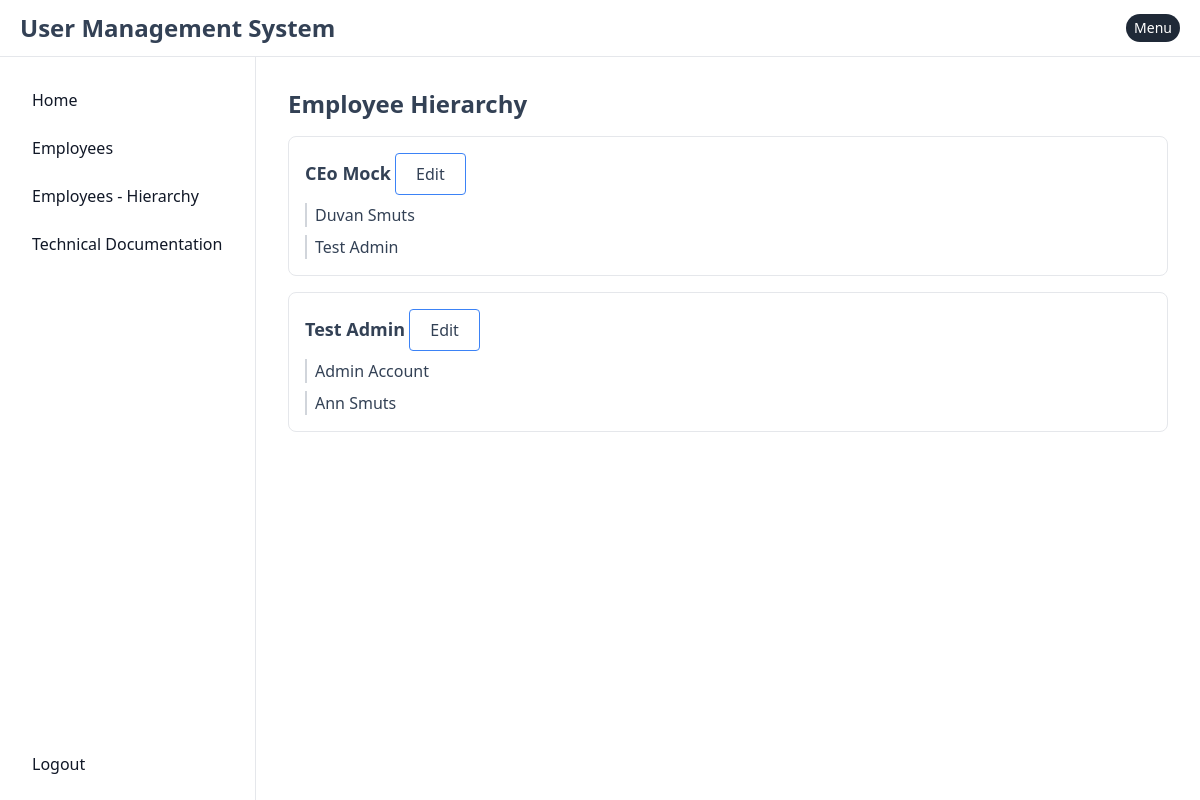
/user/user_hierarchy/ (signed in), run on an earlier commit of the app's database.
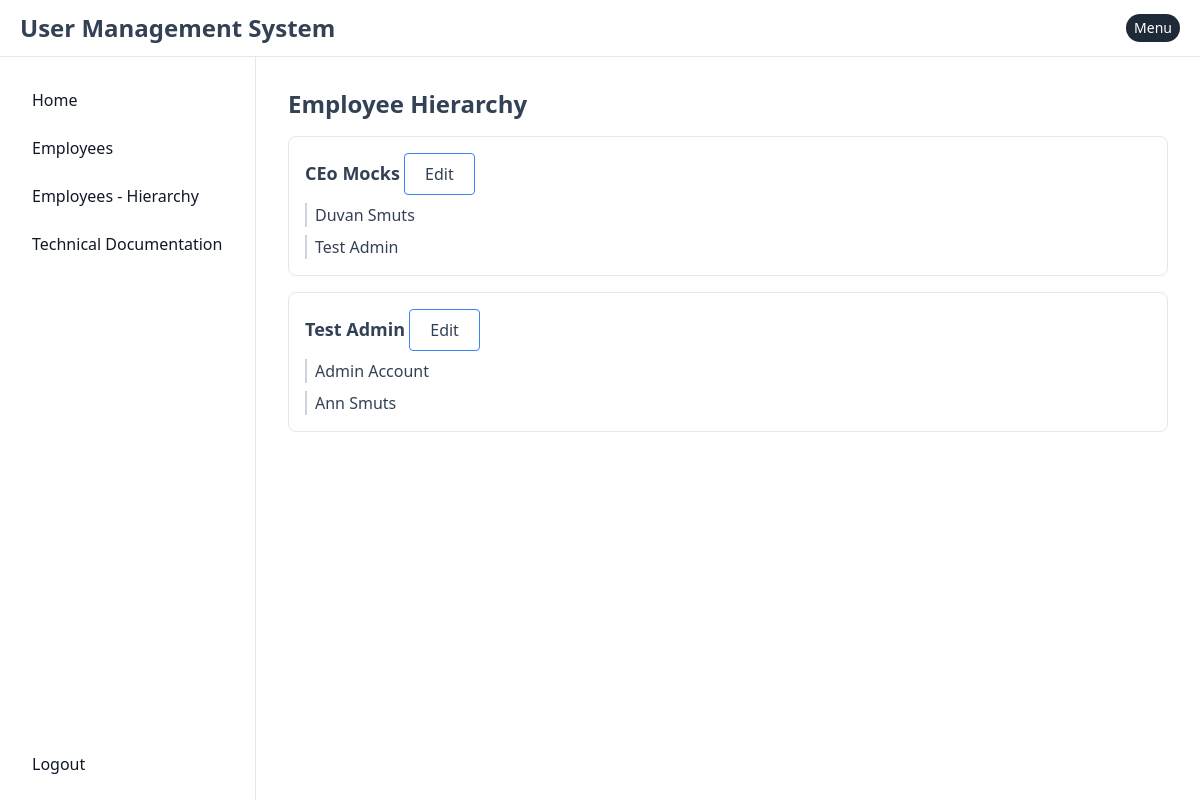
And on a later commit of the database.
### apps/admin/user/models.py (models this page shows, shortened)
class User(AuditFields, AbstractBaseUser, PermissionsMixin):
    reporting_line_manager = models.ForeignKey('self', on_delete=models.SET_NULL, null=True, blank=True, related_name='reports_to')
    email                  = models.EmailField(unique=True)
    first_name             = models.CharField(max_length=30, blank=True)
    last_name              = models.CharField(max_length=30, blank=True)
    contact_number         = models.CharField(max_length=30, blank=True)
    employee_number        = models.CharField(max_length=30, blank=True)
    hashed_email_gravatar  = models.CharField(max_length=250, blank=True)
    position               = models.IntegerField(choices=POSITION_CHOICES, blank=True, null=True)
    birth_date             = models.DateField(null=True, blank=True)
    is_active              = models.BooleanField(default=True)
    is_admin               = models.BooleanField(default=False)
    salary                 = models.DecimalField(verbose_name='Salary', default=0, max_digits=9, decimal_places=2)
    description            = models.TextField(max_length=300, blank=True, null=True)
    objects = UserManager()
    USERNAME_FIELD  = 'email'
    REQUIRED_FIELDS = []

### apps/system/user/hierarchy/views.py (the view)
# urls.py: path('user_hierarchy/',             UserHierarchyView.as_view(), name='user_hierarchy'),
class UserHierarchyView(LoginRequiredMixin, View):
    def get(self, *args, **kwargs):
        hierarchy_dict = {}
        users = User.objects.all().order_by('id')
        if users:
            hierarchy_dict = process_lib.create_user_hierarchy_dict(users)
        return render(
            self.request,
            template_name = 'system/user/hierarchy/user_hierarchy.html',
            context = {
                'users'          : users,
                'hierarchy_dict' : hierarchy_dict,
            }
        )

### apps/system/user/hierarchy/lib/process.py (called while the page is built)
def create_user_hierarchy_dict(users: QuerySet) -> Dict:
    hierarchy_dict = {}
    for user in users:
        manager = user.reporting_line_manager
        if manager:
            if manager not in hierarchy_dict:
                hierarchy_dict[manager] = []
            hierarchy_dict[manager].append(user)
    return hierarchy_dict

### templates/system/user/hierarchy/user_hierarchy.html (shortened to what this page needs)
{% extends 'base.html' %}
{% load crispy_forms_tags %}
{% block content %}
<div class="container mx-auto">
    <h1 class="text-2xl font-bold mb-4">Employee Hierarchy</h1>
    <div class="space-y-4">
        {% for manager, employees in hierarchy_dict.items %}
            <div class="border p-4 rounded-lg">
                <div class="flex justify-between items-center">
                    <div>
                        <h2 class="text-lg font-bold inline">{{ manager.first_name }} {{ manager.last_name }}</h2>
                        <button hx-get    = "{% url 'user:update_user' manager.id %}"
                                hx-target = "#modalContent"
                                class="px-5 py-2 border-blue-500 border rounded transition duration-300 hover:bg-blue-700 hover:text-white focus:outline-none">
                            Edit
                        </button>
                    </div>
                </div>
                <div class="mt-2 space-y-2">
                    {% for employee in employees %}
                        <div class="border-l-2 border-gray-300 pl-2">
                            <p>{{ employee.first_name }} {{ employee.last_name }}</p>
                        </div>
                    {% endfor %}
                </div>
            </div>
        {% endfor %}
    </div>
</div>
{% endblock content %}

### templates/base.html (shortened to what this page needs)
{% load static %}
<!DOCTYPE html>
<html lang="en">
<head>
    <link rel="stylesheet" type="text/css" href="{% static 'css/tailwind.css' %}">
</head>
<body class="text-slate-700">
{% include 'system/navbar/navbar.html' %}
<div class="p-4 sm:ml-64">
    <div class="p-4 rounded-lg dark:border-gray-700 mt-14">
        {% block content %}
        {% endblock content %}
    </div>
</div>
</body>
</html>

### templates/system/navbar/navbar.html (shortened to what this page needs)
<nav class="fixed top-0 z-50 w-full bg-white border-b border-gray-200 dark:bg-gray-800 dark:border-gray-700">
        <div class="px-3 py-3 lg:px-5 lg:pl-3">
            <div class="flex items-center justify-between">
                <div class="flex items-center justify-start">
                    <a href="{% url 'system_dashboard:home' %}" class="flex ml-2 md:mr-24">
                        <span class="self-center text-xl font-semibold sm:text-2xl whitespace-nowrap dark:text-white">User Management System</span>
                    </a>
                </div>
                <div x-data="{dropdownUserOpen: false}"
                     class="flex items-center"
                >
                    <div class="flex items-center ml-3 relative">
                        <button
                                @click.prevent="dropdownUserOpen = !dropdownUserOpen"
                                type="button"
                                class="flex text-sm bg-gray-800 rounded-full focus:ring-4 focus:ring-gray-300 dark:focus:ring-gray-600"
                                aria-expanded="false" data-dropdown-toggle="dropdown-user">
                            <span class="text-white px-2 py-1">Menu</span>
                        </button>
                    </div>
                </div>
            </div>
        </div>
    </nav>
    <aside id="logo-sidebar"
           class="fixed top-0 left-0 z-40 w-64 h-screen pt-20 transition-transform -translate-x-full bg-white border-r border-gray-200 sm:translate-x-0 dark:bg-gray-800 dark:border-gray-700"
           aria-label="Sidebar">
        <div class="h-full flex flex-col justify-between px-3 pb-4 overflow-y-auto bg-white dark:bg-gray-800">
            <ul class="space-y-2 font-medium">
                <li>
                    <a href="{% url 'system_dashboard:home' %}"
                       class="flex items-center p-2 text-gray-900 rounded-lg dark:text-white hover:bg-gray-100 dark:hover:bg-gray-700 group">
                        <span class="ml-3">Home</span>
                    </a>
                </li>
                <li>
                    <a href="{% url 'user:list_user' %}"
                       class="flex items-center p-2 text-gray-900 rounded-lg dark:text-white hover:bg-gray-100 dark:hover:bg-gray-700 group">
                        <span class="flex-1 ml-3 whitespace-nowrap">Employees</span>
                    </a>
                </li>
                <li>
                    <a href="{% url 'user:user_hierarchy' %}"
                       class="flex items-center p-2 text-gray-900 rounded-lg dark:text-white hover:bg-gray-100 dark:hover:bg-gray-700 group">
                        <span class="flex-1 ml-3 whitespace-nowrap">Employees - Hierarchy</span>
                    </a>
                </li>
                <li>
                    <a href="{% url 'documentation:technical_doc' %}"
                       class="flex items-center p-2 text-gray-900 rounded-lg dark:text-white hover:bg-gray-100 dark:hover:bg-gray-700 group">
                        <span class="flex-1 ml-3 whitespace-nowrap">Technical Documentation</span>
                    </a>
                </li>
            </ul>
            <ul class="space-y-2 font-medium">
                {% if user.is_authenticated %}
                    <li>
                        <a href="{% url 'account_logout' %}"
                           class="flex items-center p-2 text-gray-900 rounded-lg dark:text-white hover:bg-gray-100 dark:hover:bg-gray-700 group">
                            <span class="flex-1 ml-3 whitespace-nowrap group-hover:text-red-600">Logout</span>
                        </a>
                    </li>
                {% endif %}
            </ul>
        </div>
    </aside>

What changed in the data, as far as the page shows it:
changed User "CEo": last_name "Mock" → "Mocks"
